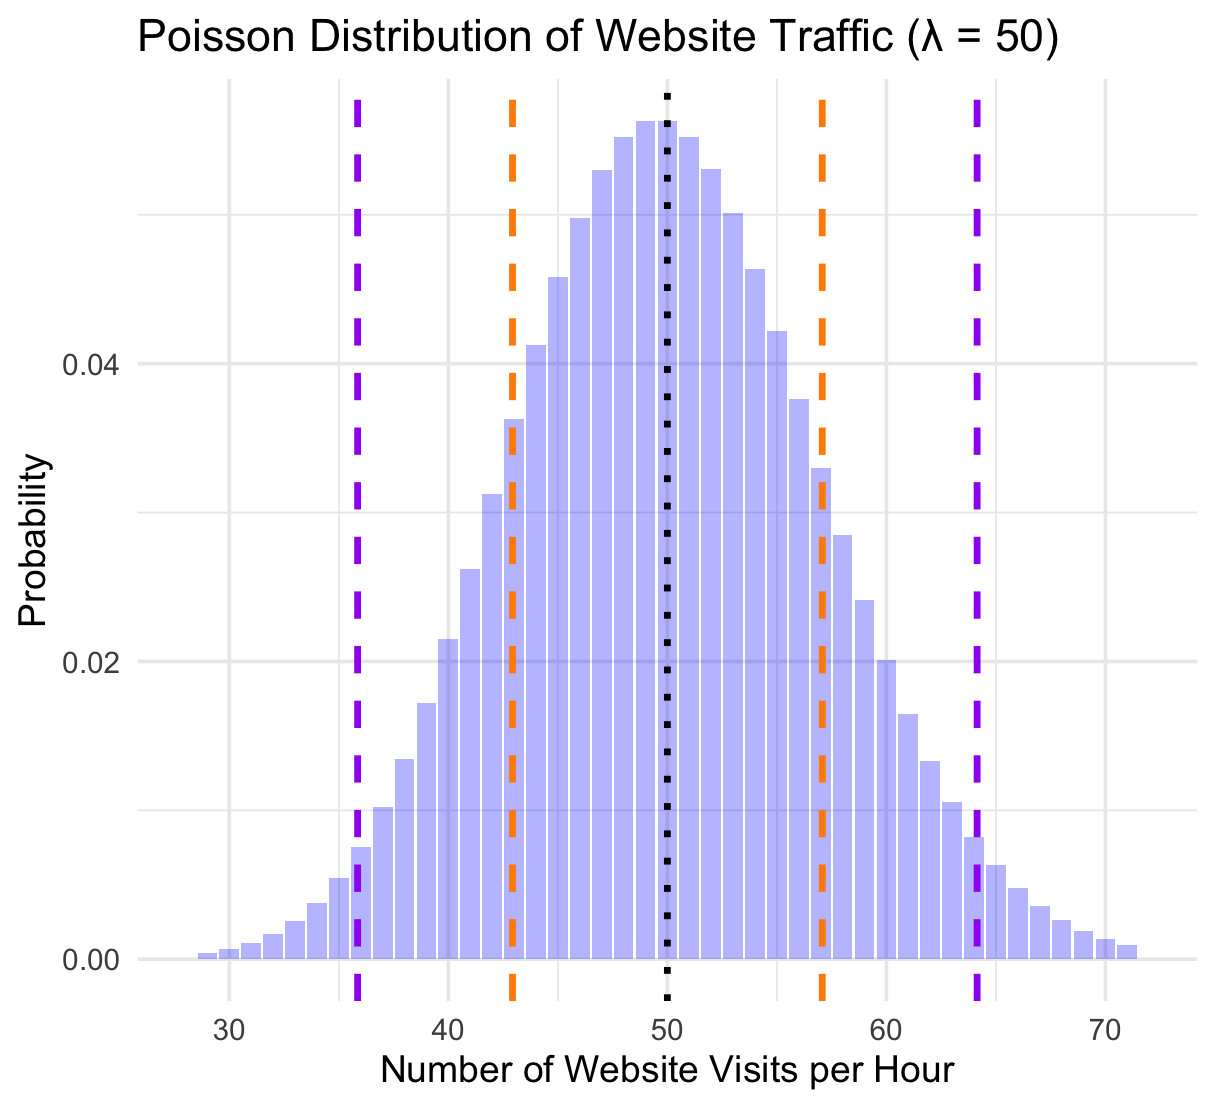

Reproduce this figure in R.
# Poisson distribution example
# By Joe Domaleski

# Load necessary library
library(ggplot2)

# Set Poisson distribution parameter (average visits per hour)
lambda <- 50  # Average website visits per hour

# Generate Poisson distribution data
x_min <- max(0, lambda - 3 * sqrt(lambda))  # Ensure x_min is not negative
x_max <- lambda + 3 * sqrt(lambda)  # Set upper range dynamically
x_values <- seq(floor(x_min), ceiling(x_max), by = 1)  # Ensure valid integer range

# Compute Poisson probabilities and filter out near-zero probabilities
y_values <- dpois(x_values, lambda = lambda)
data <- data.frame(x = x_values, y = y_values)

# Create the plot
ggplot(data, aes(x = x, y = y)) +
  geom_bar(stat = "identity", fill = "blue", alpha = 0.3) +
  geom_vline(xintercept = lambda, linetype = "dotted", color = "black", linewidth = 1.2) +  # Mean line
  geom_vline(xintercept = c(lambda - sqrt(lambda), lambda + sqrt(lambda)), 
             linetype = "dashed", color = "darkorange", linewidth = 1.2) +  # ±1 SD lines
  geom_vline(xintercept = c(lambda - 2 * sqrt(lambda), lambda + 2 * sqrt(lambda)), 
             linetype = "dashed", color = "purple", linewidth = 1.2) +  # ±2 SD lines
  scale_x_continuous(limits = c(floor(x_min), ceiling(x_max))) +  
  labs(title = "Poisson Distribution of Website Traffic (λ = 50)",
       x = "Number of Website Visits per Hour",
       y = "Probability") +
  theme_minimal(base_size = 14)
